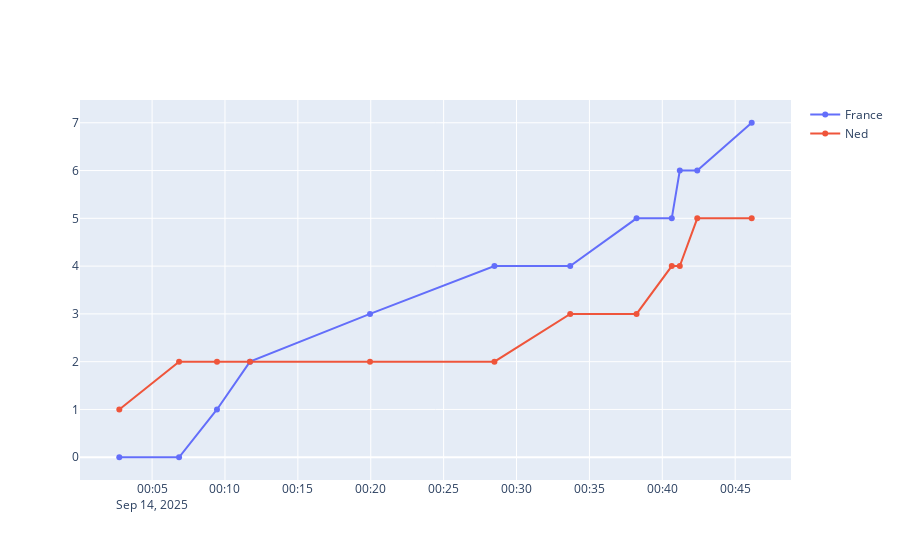

Source (notebook cell):
### Code cell
score_data = []
score_local = 0
score_other = 0
for i, row in data_df[data_df["Type"]=="Try"].iterrows():
    if row["Against France"]:
        score_other += 1
    else:
        score_local += 1
    score_data.append([
        row["Time"],
        score_local,
        score_other]
    )
score_df = pd.DataFrame(score_data, columns=["Time", f"Score {LOCAL_TEAM_NAME}", f"Score {OTHER_TEAM_NAME}"])


fig = go.Figure()
fig.add_scatter(x=score_df["Time"], y=score_df[f"Score {LOCAL_TEAM_NAME}"], name=LOCAL_TEAM_NAME, mode='markers+lines')
fig.add_scatter(x=score_df["Time"], y=score_df[f"Score {OTHER_TEAM_NAME}"], name=OTHER_TEAM_NAME, mode='markers+lines')
fig.update_layout(hovermode="x unified")
fig.write_html(output_data_root / "score.html")
fig.show()

### Figure 1 — Plotly figure (JSON) as saved in the notebook; plotly's stock layout.template omitted (floating-point values rounded to 4 significant figures)
{"data": [{"mode": "markers+lines", "name": "France", "type": "scatter", "x": ["2025-09-14T00:02:45.000000000", "2025-09-14T00:06:51.000000000", "2025-09-14T00:09:27.000000000", "2025-09-14T00:11:43.000000000", "2025-09-14T00:19:57.000000000", "2025-09-14T00:28:29.000000000", "2025-09-14T00:33:41.000000000", "2025-09-14T00:38:14.000000000", "2025-09-14T00:40:39.000000000", "2025-09-14T00:41:12.000000000", "2025-09-14T00:42:24.000000000", "2025-09-14T00:46:08.000000000"], "y": [0, 0, 1, 2, 3, 4, 4, 5, 5, 6, 6, 7]}, {"mode": "markers+lines", "name": "Ned", "type": "scatter", "x": ["2025-09-14T00:02:45.000000000", "2025-09-14T00:06:51.000000000", "2025-09-14T00:09:27.000000000", "2025-09-14T00:11:43.000000000", "2025-09-14T00:19:57.000000000", "2025-09-14T00:28:29.000000000", "2025-09-14T00:33:41.000000000", "2025-09-14T00:38:14.000000000", "2025-09-14T00:40:39.000000000", "2025-09-14T00:41:12.000000000", "2025-09-14T00:42:24.000000000", "2025-09-14T00:46:08.000000000"], "y": [1, 2, 2, 2, 2, 2, 3, 3, 4, 4, 5, 5]}], "layout": {"hovermode": "x unified"}}
